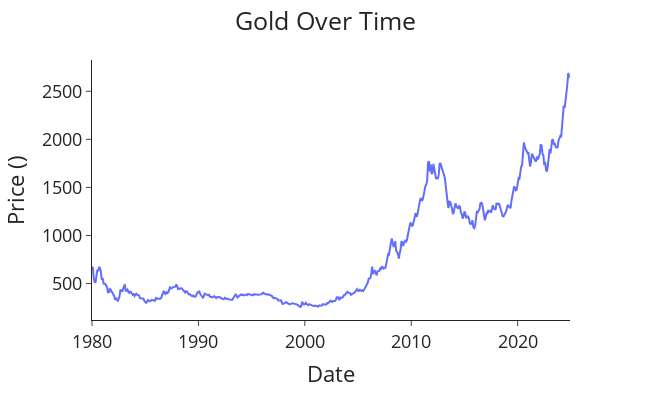

The code cell stored with this chart in its notebook:
### Code cell
plotting(title='Gold Over Time', data=data, x='date', y='Gold Price', x_label='Date', y_label='Price ()')
# add_separator()

### Figure 1 — Plotly figure (JSON) as saved in the notebook; plotly's stock layout.template omitted (floating-point values rounded to 4 significant figures; data arrays with more than 128 entries replaced by an {"elided": "..."} marker saying what was removed)
{"data": [{"hovertemplate": "Date=%{x}<br>Price ()=%{y}<extra></extra>", "legendgroup": "", "line": {"color": "#636efa", "dash": "solid"}, "marker": {"symbol": "circle"}, "mode": "lines", "name": "", "orientation": "v", "showlegend": false, "type": "scatter", "x": {"elided": "540 str values"}, "xaxis": "x", "y": {"elided": "540 float values"}, "yaxis": "y"}], "layout": {"font": {"size": 18}, "height": 400, "legend": {"tracegroupgap": 0}, "margin": {"t": 60}, "title": {"text": "Gold Over Time", "x": 0.5}, "width": 650, "xaxis": {"anchor": "y", "domain": [0, 1], "title": {"text": "Date"}}, "yaxis": {"anchor": "x", "domain": [0, 1], "title": {"text": "Price ()"}}}}
